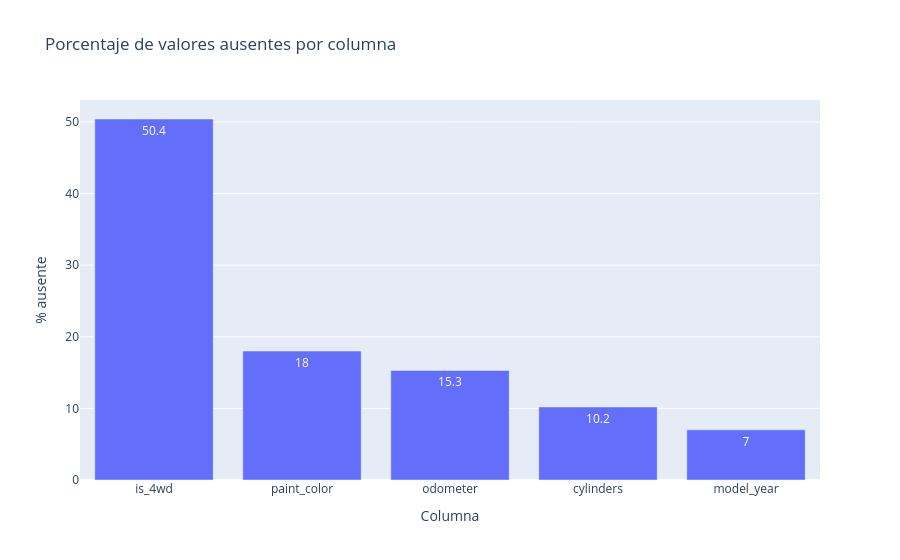

Source (notebook cell):
### Markdown cell above
## 2. Valores ausentes y duplicados

### Code cell
missing = car_data.isna().sum().rename("faltantes").to_frame()
missing["porcentaje"] = (missing["faltantes"] / len(car_data) * 100).round(1)
missing = missing[missing["faltantes"] > 0].sort_values("faltantes", ascending=False)
missing = missing.rename_axis("columna").reset_index()
display(missing)

fig = px.bar(
    missing, x="columna", y="porcentaje", text="porcentaje",
    title="Porcentaje de valores ausentes por columna",
    labels={"porcentaje": "% ausente", "columna": "Columna"},
)
fig.show()

### Figure 1 — Plotly figure (JSON) as saved in the notebook; plotly's stock layout.template omitted (floating-point values rounded to 4 significant figures)
{"data": [{"hovertemplate": "Columna=%{x}<br>% ausente=%{text}<extra></extra>", "legendgroup": "", "marker": {"color": "#636efa", "pattern": {"shape": ""}}, "name": "", "orientation": "v", "showlegend": false, "text": [50.4, 18.0, 15.3, 10.2, 7.0], "textposition": "auto", "type": "bar", "x": ["is_4wd", "paint_color", "odometer", "cylinders", "model_year"], "xaxis": "x", "y": [50.4, 18.0, 15.3, 10.2, 7.0], "yaxis": "y"}], "layout": {"barmode": "relative", "legend": {"tracegroupgap": 0}, "title": {"text": "Porcentaje de valores ausentes por columna"}, "xaxis": {"anchor": "y", "domain": [0, 1], "title": {"text": "Columna"}}, "yaxis": {"anchor": "x", "domain": [0, 1], "title": {"text": "% ausente"}}}}
